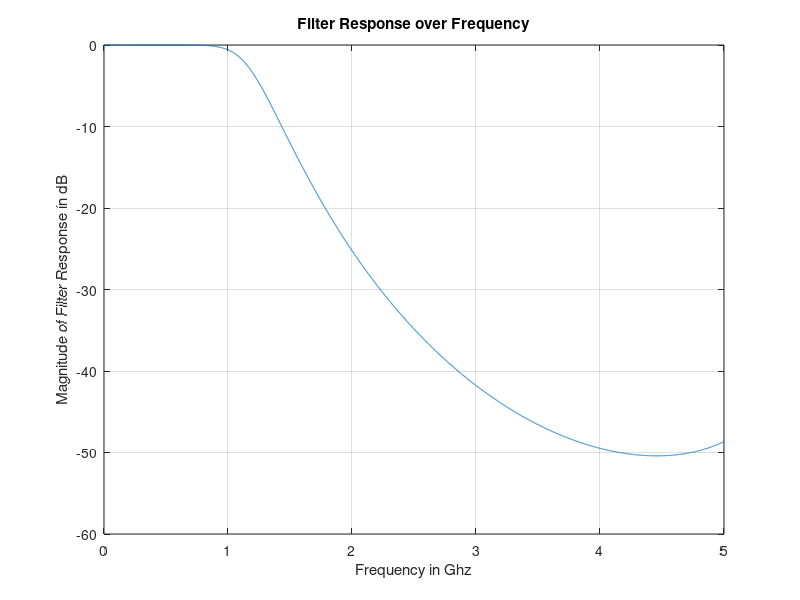

Write the MATLAB code that produced this figure.
% Impedances
Z1=7; Z2=145; Z0=50;
% Cut-off frequency
fc=1.2;

j=sqrt(-1);
% Element Values
g1=0.517; g2=1.414; g3=1.932; g4=1.932; g5=1.414;
g6=0.517;g7=1.000;
% Electrical Lengths in radian
BL1=g1*Z1/Z0; BL2=g2*Z0/Z2; BL3=g3*Z1/Z0; BL4=g4*Z0/Z2; BL5=g5*Z1/Z0;
BL6=g6*Z0/Z2; BL7=g7*Z1/Z0;

k=0;
for f=[0:0.001:5]
    
A1=cos(BL1*f/fc); B1=j*Z1*sin(BL1*f/fc);
C1=(j/Z1)*sin(BL1*f/fc); D1=cos(BL1*f/fc);
A2=cos(BL2*f/fc); B2=j*Z2*sin(BL2*f/fc);
C2=(j/Z2)*sin(BL2*f/fc); D2=cos(BL2*f/fc);
A3=cos(BL3*f/fc); B3=j*Z1*sin(BL3*f/fc);
C3=(j/Z1)*sin(BL3*f/fc); D3=cos(BL3*f/fc);
A4=cos(BL4*f/fc); B4=j*Z2*sin(BL4*f/fc);
C4=(j/Z2)*sin(BL4*f/fc); D4=cos(BL4*f/fc);
A5=cos(BL5*f/fc); B5=j*Z1*sin(BL5*f/fc);
C5=(j/Z1)*sin(BL5*f/fc); D5=cos(BL5*f/fc);
A6=cos(BL6*f/fc); B6=j*Z2*sin(BL6*f/fc);
C6=(j/Z2)*sin(BL6*f/fc); D6=cos(BL6*f/fc);
M1=[A1 B1; C1 D1]; M2=[A2 B2; C2 D2];
M3=[A3 B3; C3 D3]; M4=[A4 B4; C4 D4];
M5=[A5 B5; C5 D5]; M6=[A6 B6; C6 D6];
T=M1*M2*M3*M4*M5*M6;
A=T(1,1); B=T(1,2); C=T(2,1); D=T(2,2);
Amp=2/(A+B/Z0+C*Z0+D);
k=k+1;
Y1(k)=Amp;

end;

plot([0:0.001:5], 20*log10(abs(Y1))); grid
xlabel('Frequency in Ghz');
ylabel('Magnitude of Filter Response in dB');
title('Filter Response over Frequency');

